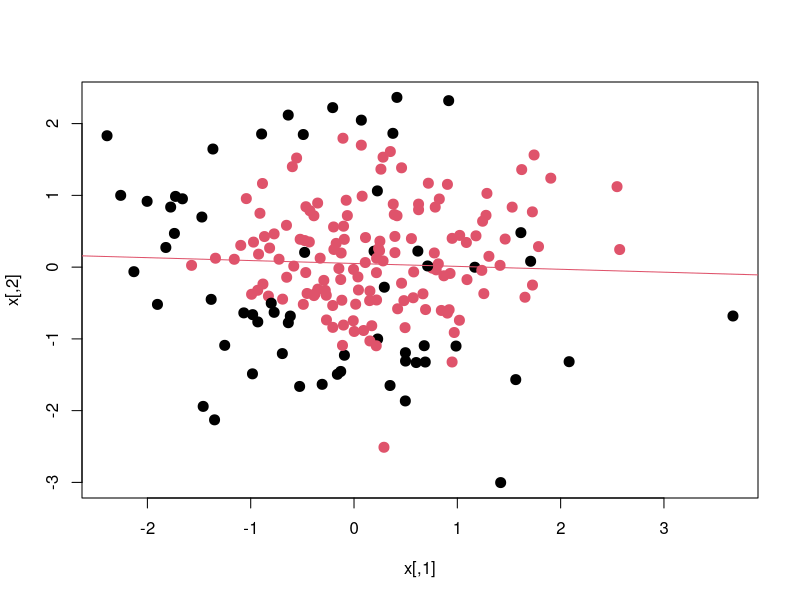
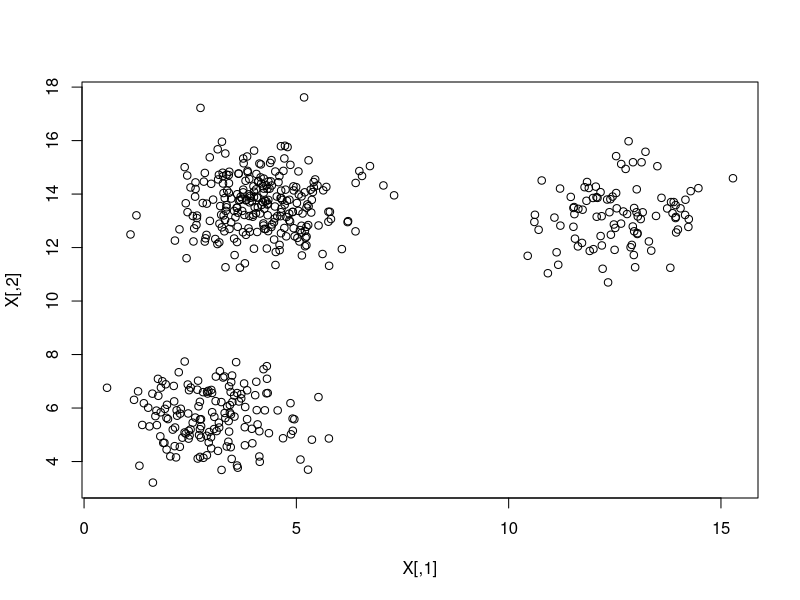
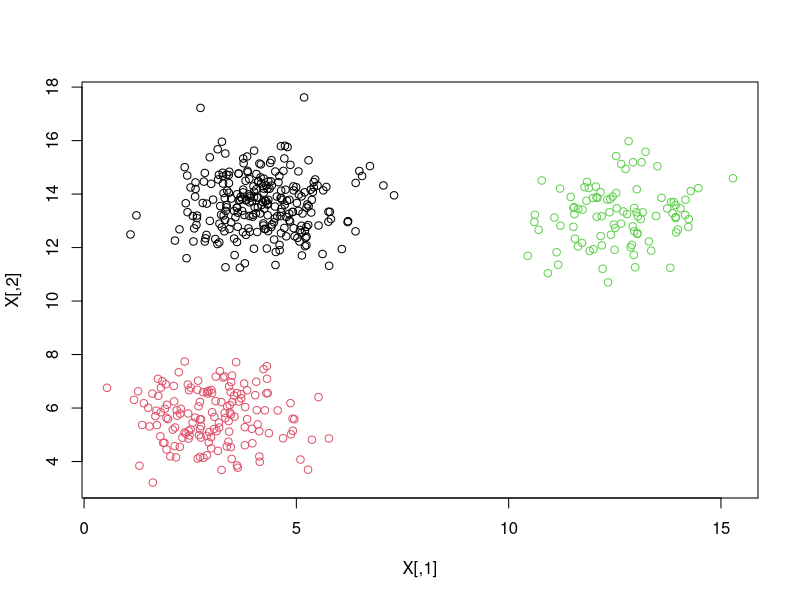
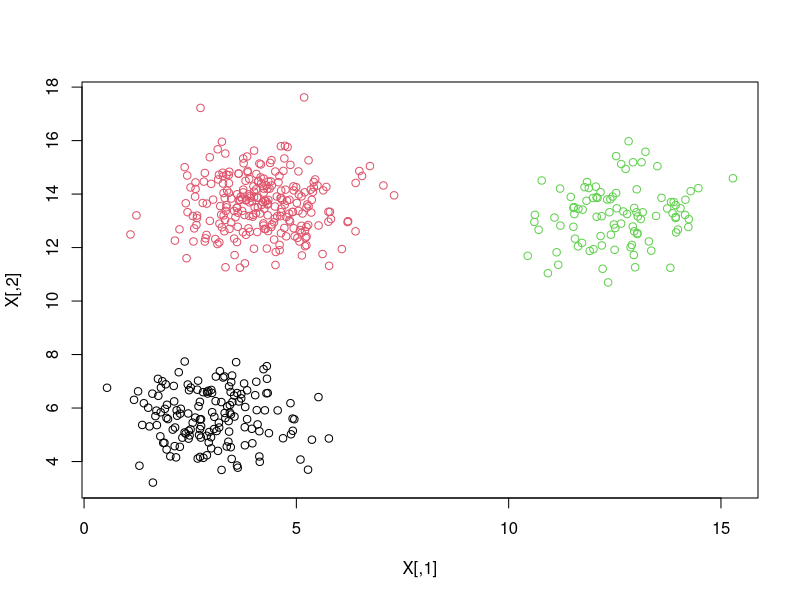
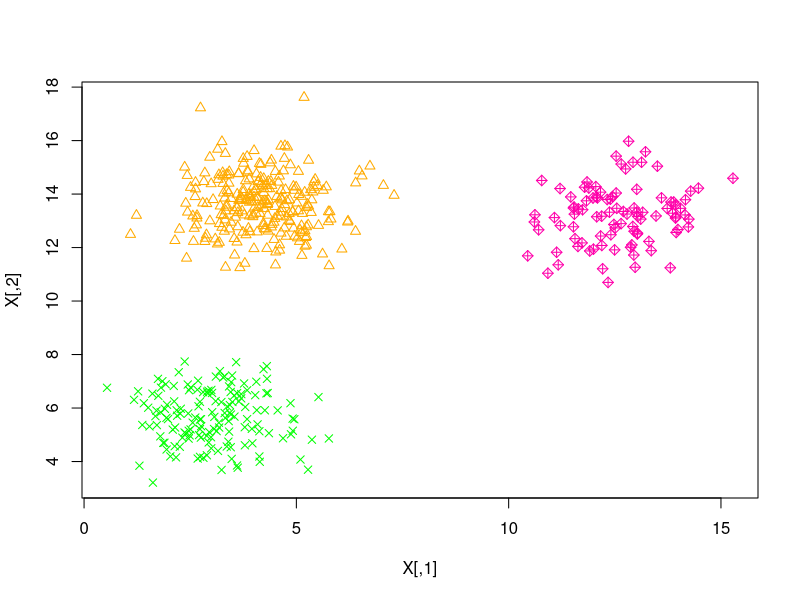
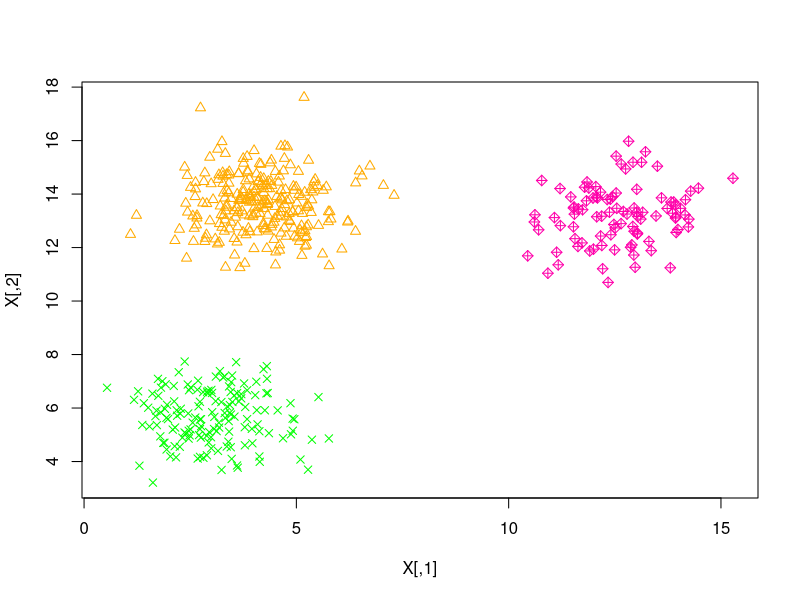

These charts were generated, in order, by the following R code:
## ---- chunk 1
K <- 200
p <- 2
x <- matrix(rnorm(K*p),ncol=p)

ctr1 <- 1
ctr2 <- 0.5
r1 <- 0.2
r2 <- 0.5
v <- r1 * (x[,1]-ctr1)^2 + r2 * (x[,2]-ctr2)^2
t <- 1.2
v0 <- which(v< t)
v1 <- which(v>=t)

gr <- rep(0,K)
p0 <- 0.1
p1 <- 0.9
gr[v0] <- sample(0:1,length(v0),replace=TRUE,prob=c(p0,1-p0))
gr[v1] <- sample(0:1,length(v1),replace=TRUE,prob=c(p1,1-p1))
plot(x,col=gr+1,pch=20,cex=2)

X. <- cbind(x[,1],rep(1,K))
a. <- solve(t(X.)%*%X.)%*%t(X.) %*% x[,2]
a.
abline(a.[2],a.[1],col=2)

## ---- chunk 2
n.gr <- 3 # number of component distributions
d <- 2 # dimension
# Fraction of n.gr distributions
f <- runif(n.gr)
f <- f/sum(f)
f
# means
ms <- matrix(runif(n.gr*d),ncol=d)*15
# var-covar matrices are unit matrix for all components

# Sampling
n.sample <- 500
gr.label <- sample(1:3,n.sample,replace=TRUE,prob=f)
table(gr.label)
# locations of samples
X <- matrix(0,n.sample,d)
for(i in 1:n.sample){
    this.gr <- gr.label[i]
    X[i,] <- c(rnorm(1,ms[this.gr,1]),rnorm(1,ms[this.gr,2]))
}

plot(X)
plot(X,col=gr.label) # color with group label
## ---- chunk 3
cl <- kmeans(X,n.gr)
cl
plot(X, col = cl$cluster)
plot(X, col = rainbow(9)[(cl$cluster-1) + 3*(gr.label-1)+1],pch=(cl$cluster-1) + 3*(gr.label-1)+1)
## ---- chunk 4
plot(X, col = rainbow(9)[(cl$cluster-1) + 3*(gr.label-1)+1],pch=(cl$cluster-1) + 3*(gr.label-1)+1)
